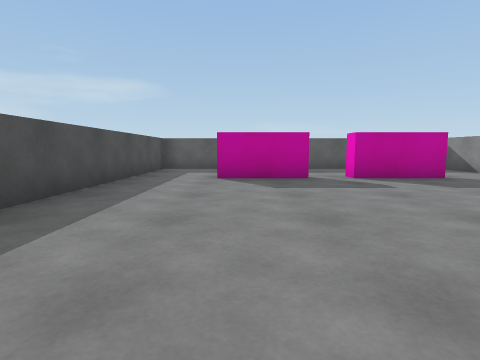
view 1 (above)

12 first-person views from a walk through a Unity game level. The camera is 0.62 m above the floor, tilts 6° down and sees 80° across. The floor is counted in squares, 1 m on a side. Each view is taken from the middle of a square. On the plan, view 1 faces up. The plan holds only what a view shows up to about 9 squares ahead; the rest is blank.

view 2
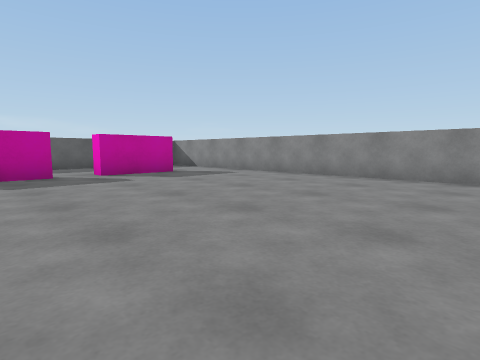

view 3
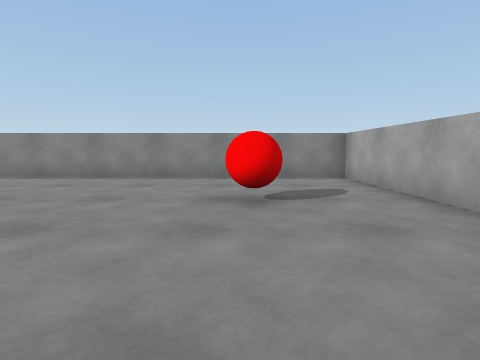

view 4
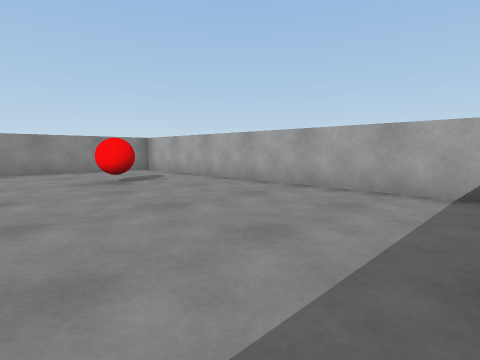

view 5
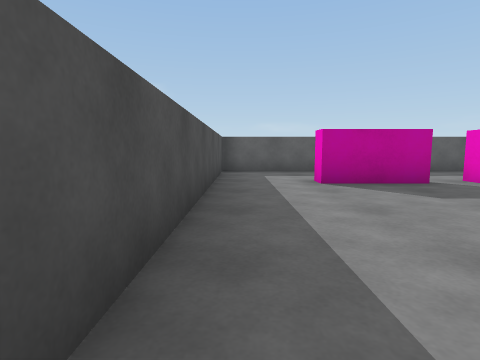

view 6
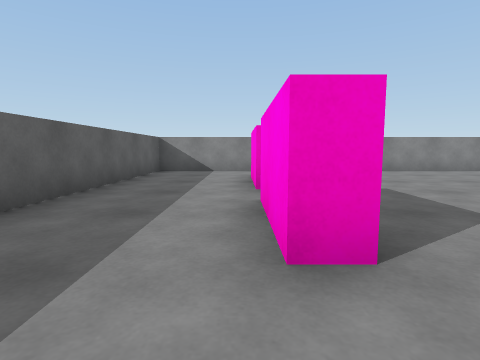

view 7
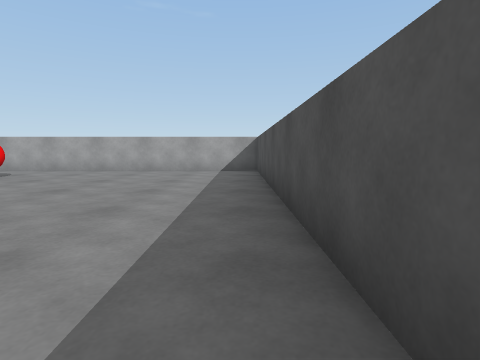

view 8
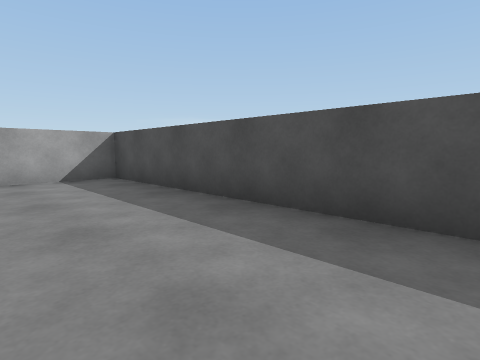

view 9
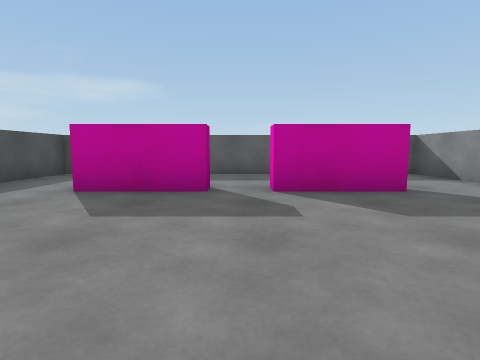

view 10
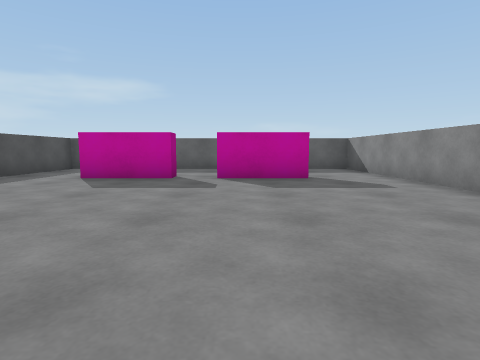

view 11
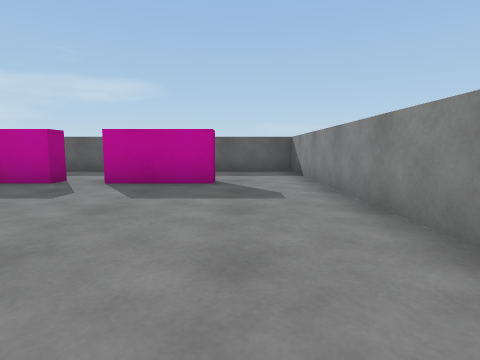

view 12
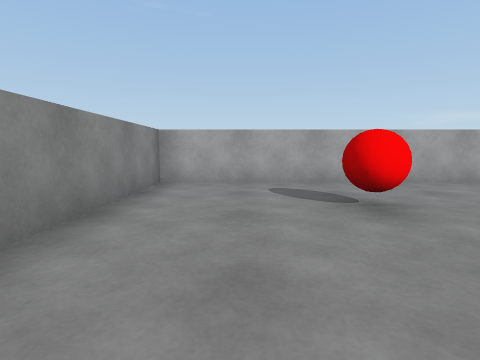

### Floor plan
Ten units are one square. View 1 is at (0, 0); x grows to the right and y downward. Boxes are objects, and circles mark ways between rooms. Rooms are numbered by the first view taken in them; rooms with no view inside come last. Other rooms are left out.
<svg viewBox="-30 -99 100 148">
<path fill="none" stroke="#000" d="M15 -67 15 -63 -5 -63M46 -63 25 -63M-25 -64 -25 44 65 44 65 -64M25 -63 25 -67 45 -67M-5 -63 -5 -67 15 -67M65 -64 65 -94 -25 -94 -25 -64"/>
<rect x="25" y="15" width="20" height="10" fill="#bbb"><title>other object</title></rect>
<circle cx="-15" cy="-60" r="3" fill="#2a7"/>
<circle cx="20" cy="-60" r="3" fill="#2a7"/>
<circle cx="55" cy="-60" r="3" fill="#2a7"/>
<text x="20" y="-10">1</text>
<text x="20" y="-80">2</text>
</svg>
Room 1 opens to room 2.

Where each view was taken, in squares from view 1:
view 1: 0 up, 0 right, facing up
view 2: 1 down, 0 right, facing up-right
view 3: 2 down, 0 right, facing right
view 4: 0 up, 2 left, facing down-right
view 5: 1 up, 2 left, facing up
view 6: 7 up, 2 left, facing right
view 7: 4 up, 2 left, facing down
view 8: 2 up, 0 right, facing down-left
view 9: 2 up, 2 right, facing up
view 10: 0 up, 3 right, facing up
view 11: 1 up, 5 right, facing up
view 12: 1 up, 5 right, facing down
